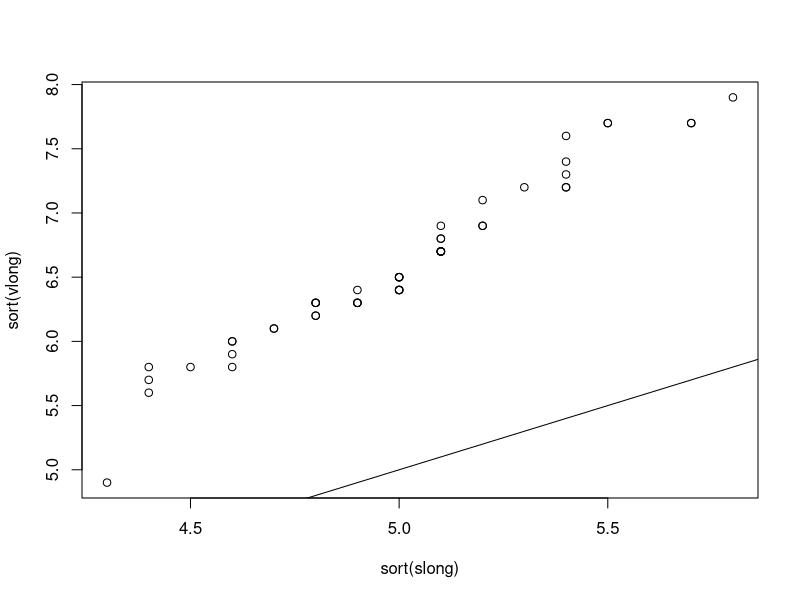
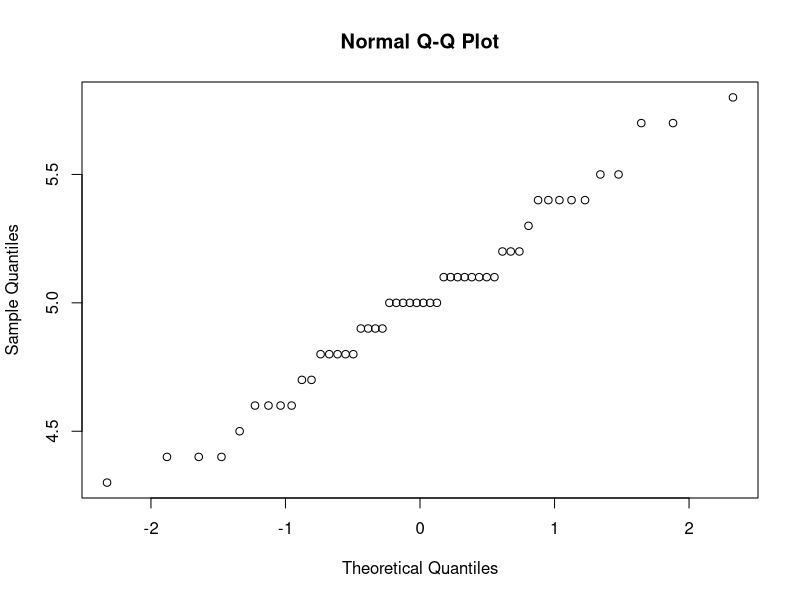
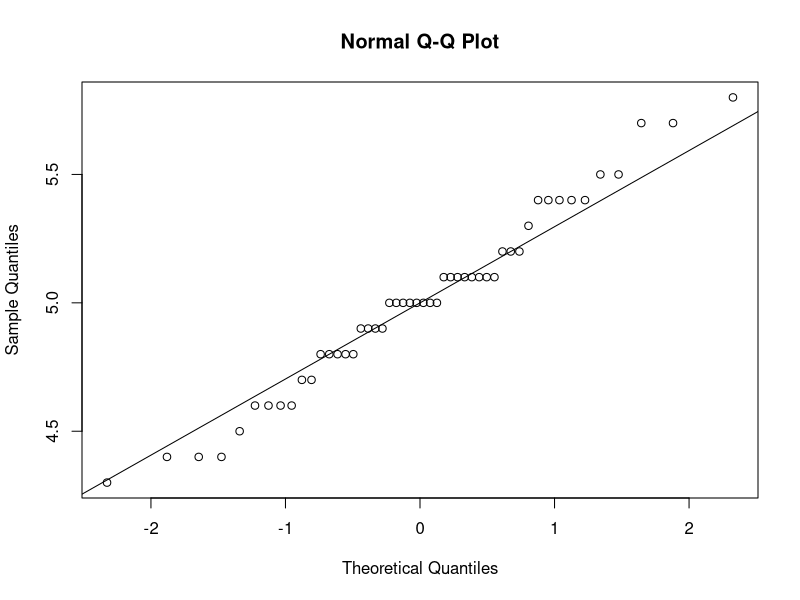
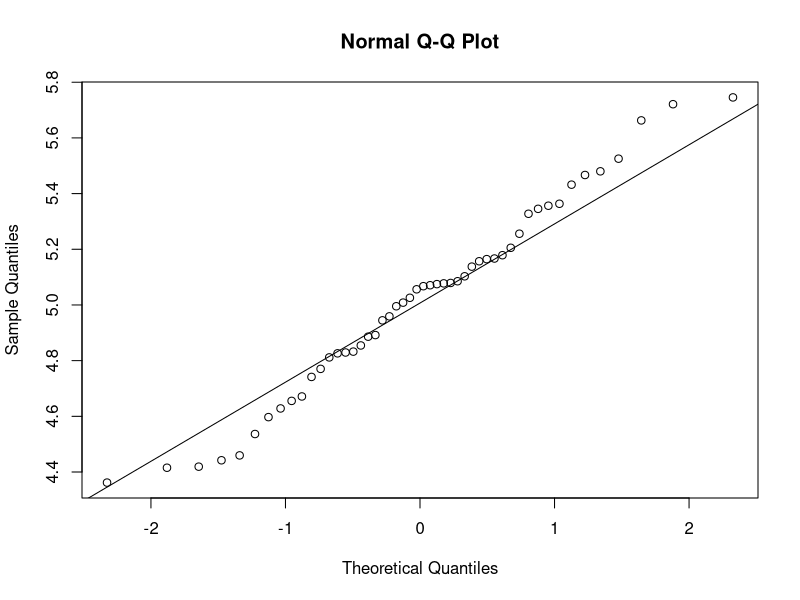
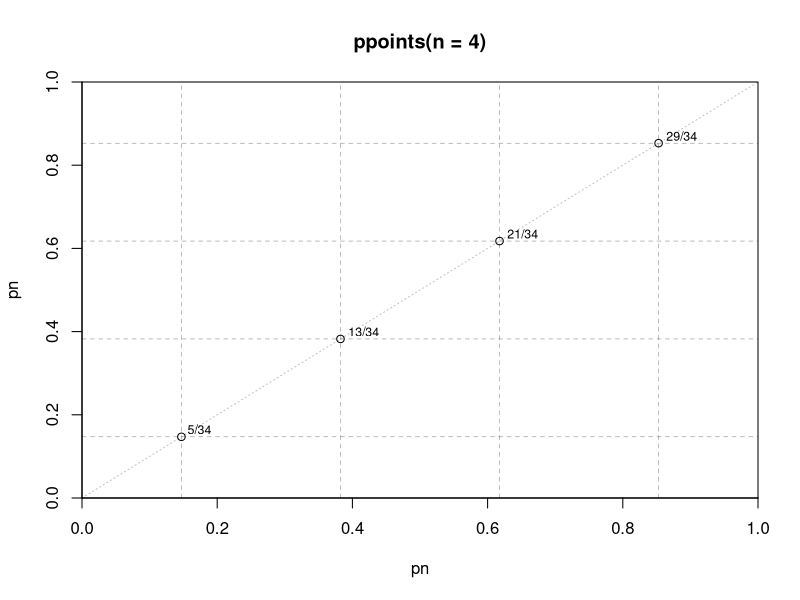
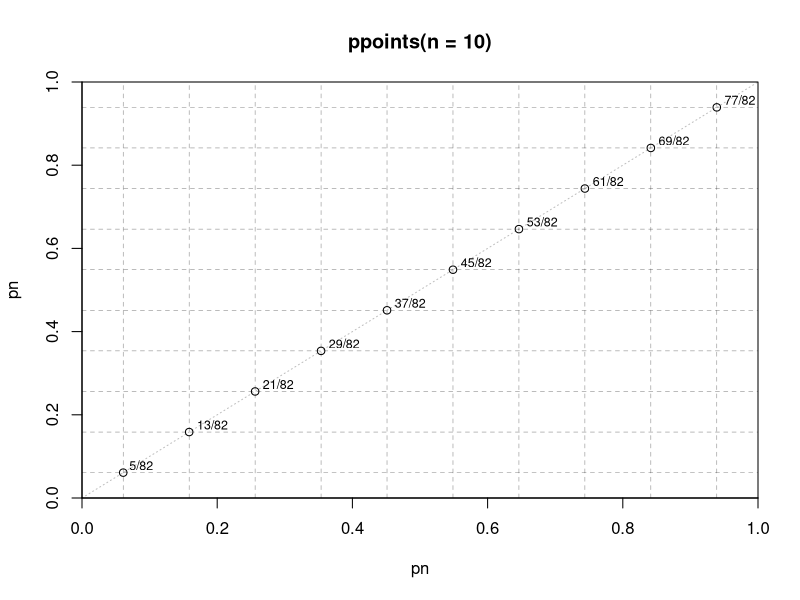
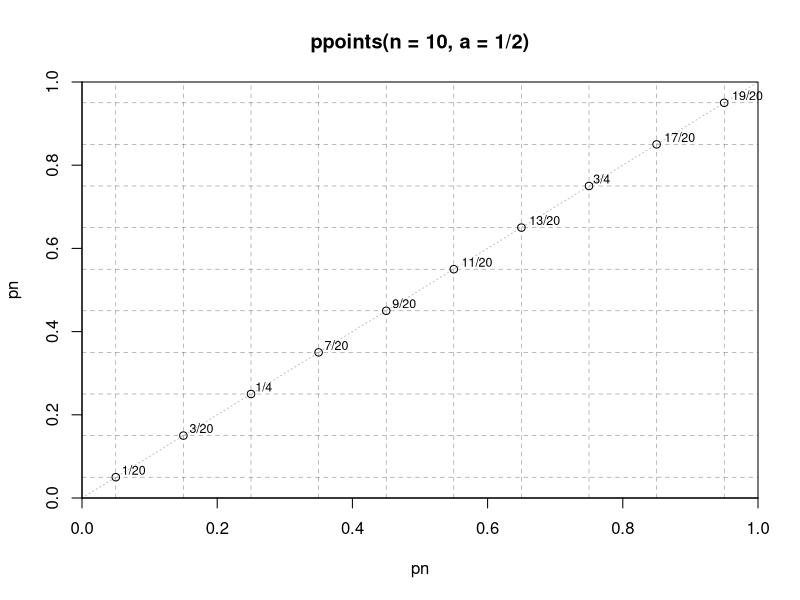
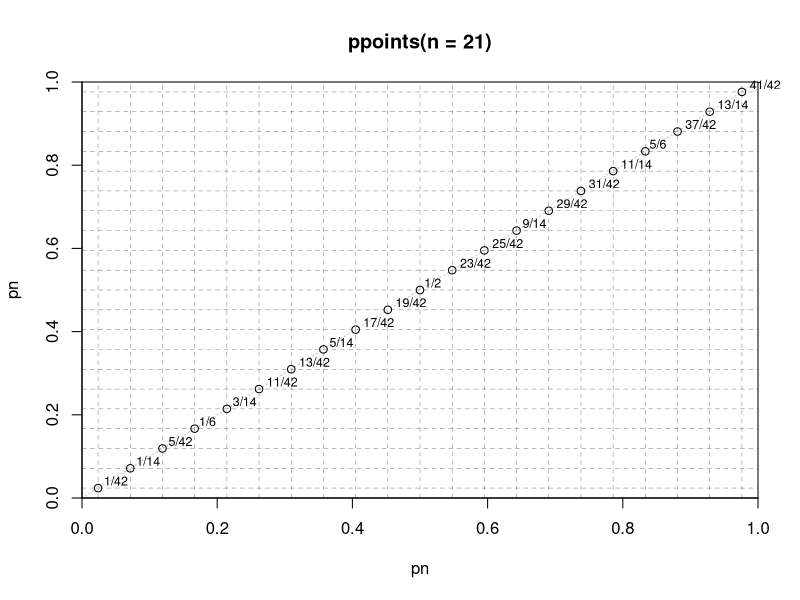

These charts were generated, in order, by the following R code:
## ---- chunk 1
knitr::opts_chunk$set(echo = TRUE)
## ---- chunk 2
head(iris)
c(1,2,3,4)[c(TRUE, FALSE, FALSE, TRUE)]


long <- iris$Sepal.Length
slong <- long[iris$Species == "setosa"]
mean(iris$Sepal.Length[iris$Species == "setosa"])
vlong <- long[iris$Species == "virginica"]

plot(sort(slong), sort(vlong))
abline(a=0, b=1)
## ---- chunk 3
qqnorm(slong)
## ---- chunk 4
qqnorm(slong)
qqline(slong)
## ---- chunk 5
F_slong <- ecdf(slong)
q <- 5.1
F_slong(q)
mean(slong <= q)
## ---- chunk 6
cuantiles <- sort(slong)
n <- length(slong)
names(cuantiles) <- 1:n / n
cuantiles["0.50"]
## ---- chunk 7
help(qunif)
## ---- chunk 8
ruido <- runif(length(slong), -0.25 * sd(slong), 0.25 * sd(slong))
qqnorm(slong + ruido)
qqline(slong + ruido)
## ---- chunk 9
help(qqnorm)
## ---- chunk 10
help(quantile)

require(graphics)
p.ppoints <- function(n, ..., add = FALSE, col = par("col")) {
  pn <- ppoints(n, ...)
  if(add)
    points(pn, pn, col = col)
  else {
    tit <- match.call(); tit[[1]] <- quote(ppoints)
    plot(pn,pn, main = deparse(tit), col=col,
         xlim = 0:1, ylim = 0:1, xaxs = "i", yaxs = "i")
    abline(0, 1, col = adjustcolor(1, 1/4), lty = 3)
  }
  if(!add && requireNamespace("MASS", quietly = TRUE))
    text(pn, pn, as.character(MASS::fractions(pn)),
         adj = c(0,0)-1/4, cex = 3/4, xpd = NA, col=col)
  abline(h = pn, v = pn, col = adjustcolor(col, 1/2), lty = 2, lwd = 1/2)
}

p.ppoints(4)
p.ppoints(10)
p.ppoints(10, a = 1/2)
p.ppoints(21)
p.ppoints(8) ; p.ppoints(8, a = 1/2, add=TRUE, col="tomato")
## ---- chunk 11
n <- length(slong)
mis_ppoints <- (2*(1:n) - 1) / (2*n)
R_ppoints <- ppoints(n, a=1/2)
quantile(slong, probs=ppoints(n, a=1/2), type=5)
stopifnot(all(mis_ppoints == R_ppoints))
mis_ppoints
## ---- chunk 12
qqnorm(slong)
plot(
    x=sort(slong), y=qnorm((2*(1:length(slong)) - 1) / (2*length(slong)))
)
plot(
    y=sort(slong), x=qnorm((2*(1:length(slong)) - 1) / (2*length(slong)))
)
## ---- chunk 13
mi_qqnorm <- function(x) {
  n <- length(x)
  plot(
    x=qnorm((2*(1:n) - 1) / (2*n)),
    y=sort(x),
    main="Mi Q-Q Plot Normal",
    xlab="Theoretical Quantiles",
    ylab="Sample Quantiles"
  )
}

par(mfrow = c(1, 2))
qqnorm(slong)
mi_qqnorm(slong)
## ---- chunk 14
# install.packages(c("ggplot2", "tidyverse"))
# https://ggplot2.tidyverse.org/articles/ggplot2.html
library(tidyverse)

mean(iris$Sepal.Length[iris$Species == "setosa"])

tibble(iris) %>%
  filter(Species == "setosa") %>%
  select(Sepal.Length) %>%
  mutate(x=Sepal.Length + ruido) %>%
  ggplot(aes(sample=x)) +
  geom_qq() +
  geom_qq_line()
